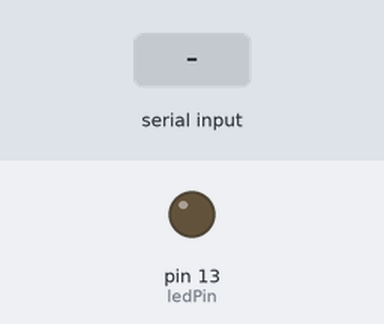
Bench run of a sketch on a simulated Arduino Uno, built with avr-gcc and run on an emulated ATmega328P. Parts: output pins drawn as LEDs (lit = HIGH). Dashed ring = blinking. The inputs (shaded band) are chosen by the test bench.

Above: at 1.2 s.
1.3 s: "A" received over Serial
At 1.5 s:
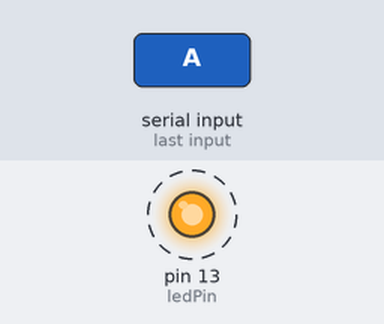
Timing chart, 0 to 4.3 s (numbered marks = the images above; inputs shaded):
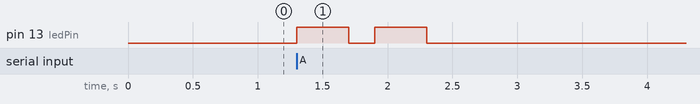

Measured:
- after the input at 1.3 s, pin 13 (ledPin): alternates HIGH for 0.40 s and LOW for 0.20 s, 4 changes in all, then stays LOW, starting at once

The sketch:

PhysicalPixel.ino
```cpp
const int ledPin = 13;
int incomingByte;

void setup() {
  Serial.begin(9600);
  pinMode(ledPin, OUTPUT);
}

void loop() {
  if (Serial.available() > 0) {
    incomingByte = Serial.read();
    if (incomingByte == 'L') {
      digitalWrite(ledPin, HIGH);
      delay(1000);
      digitalWrite(ledPin, LOW);
    }
    if (incomingByte == 'A') {
      digitalWrite(ledPin, HIGH);
      delay(400);
      digitalWrite(ledPin, LOW);
      delay(200);
      digitalWrite(ledPin, HIGH);
      delay(400);
      digitalWrite(ledPin, LOW);
    }
  }
}
```
